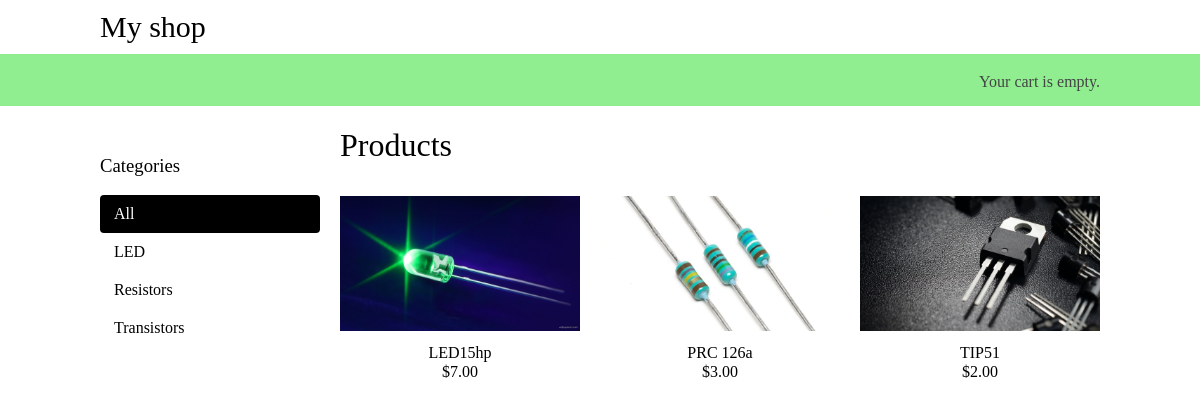
The page / on the database its author committed.
### shop/models.py (models this page shows, shortened)
class Category(models.Model):
    name = models.CharField(max_length=200, db_index=True)
    slug = models.SlugField(max_length=200, db_index=True, unique=True)
    def get_absolute_url(self):
        return reverse('shop:product_list_by_category',
                       args=[self.slug])
    class Meta:
        ordering = ('name',)
        verbose_name = 'Категория'
        verbose_name_plural = 'Категории'

class Product(models.Model):
    category = models.ForeignKey(Category, related_name='products', on_delete=models.CASCADE)
    name = models.CharField(max_length=200, db_index=True)
    slug = models.SlugField(max_length=200, db_index=True)
    image = models.ImageField(upload_to='products/%Y/%m/%d', blank=True)
    description = models.TextField(blank=True)
    price = models.DecimalField(max_digits=10, decimal_places=2)
    stock = models.PositiveIntegerField()
    available = models.BooleanField(default=True)
    created = models.DateTimeField(auto_now_add=True)
    updated = models.DateTimeField(auto_now=True)
    def get_absolute_url(self):
        return reverse('shop:product_detail',
                       args=[self.id, self.slug])
    class Meta:
        ordering = ('name',)
        index_together = (('id', 'slug'),)

### shop/views.py (the view)
# urls.py: path('', views.product_list, name='product_list'),
def product_list(request, category_slug=None):
    category = None
    categories = Category.objects.all()
    products = Product.objects.filter(available=True)
    if category_slug:
        category = get_object_or_404(Category, slug=category_slug)
        products = products.filter(category=category)
    return render(request,
                  'shop/product/list.html',
                  {'category': category,
                   'categories': categories,
                   'products': products})

### cart/cart.py (called while the page is built)
    def __len__(self):
        return sum(item['quantity'] for item in self.cart.values())

### cart/context_processors.py (called while the page is built)
def cart(request):
    return {'cart': Cart(request)}

### shop/templates/shop/product/list.html (shortened to what this page needs)
{% extends "shop/base.html" %}
{% load static %}
{% block content %}
    <div id="sidebar">
        <h3>Categories</h3>
        <ul>
            <li {% if not category %}class="selected"{% endif %}>
                <a href="{% url "shop:product_list" %}">All</a>
            </li>
            {% for c in categories %}
                <li {% if category.slug == c.slug %}class="selected"{% endif %}>
                    <a href="{{ c.get_absolute_url }}">{{ c.name }}</a>
                </li>
            {% endfor %}
        </ul>
    </div>
    <div id="main" class="product-list">
        <h1>{% if category %}{{ category.name }}{% else %}Products{% endif %}</h1>
        {% for product in products %}
            <div class="item">
                <a href="{{ product.get_absolute_url }}">
                    <img src="{% if product.image %}{{ product.image.url }}{% else %}{% static "img/no_image.png" %}{% endif %}">
                </a>
                <a href="{{ product.get_absolute_url }}">{{ product.name }}</a><br>
                ${{ product.price }}
            </div>
        {% endfor %}
    </div>
{% endblock %}

### shop/templates/shop/base.html (shortened to what this page needs)
{% load static %}
<!DOCTYPE html>
<html>
<head>
    <link href="{% static "css/base.css" %}" rel="stylesheet">
</head>
<body>
<div id="header">
    <a href="/" class="lb">My shop</a>
</div>
<div id="subheader">
    <div class="cart">
    {% with total_items=cart|length %}
        {% if cart|length > 0 %}
            Your cart:
            <a href="{% url "cart:cart_detail" %}">
                {{ total_items }} item{{ total_items|pluralize }},
                ${{ cart.get_total_price }}
            </a>
        {% else %}
            Your cart is empty.
        {% endif %}
    {% endwith %}
</div>
</div>
<div id="content">
    {% block content %}
    {% endblock %}
</div>
</body>
</html>

### shop/static/css/base.css (style rules this page uses)
body { margin:0; padding:0; font-family:bankgothic lt bt, bankgothic lt bt; background:#ffffff; }
h1, h2, h3, h4, h5 , h6 { font-family: 'bankgothic lt bt', bankgothic lt bt; font-weight:normal; }
.lb { font-family:bankgothic lt bt; font-size:30px; }
a { text-decoration:none; color:black; }
#header { padding:10px 100px; font-size:18px; overflow:auto; }
#subheader { background:lightgreen; color:#444; padding:15px 100px; overflow:auto; }
#subheader .cart { float:right; padding-top:4px; }
#content { padding:0 100px; overflow:hidden; }
#sidebar { width:220px; padding:30px 20px 0 0; float:left; }
#sidebar ul { margin:0; padding:0; }
#sidebar ul li { margin:0; list-style:none; padding:10px 14px; }
#sidebar ul li a { display:block; }
#sidebar ul li.selected { background:#000000; border-radius:4px; }
#sidebar ul li.selected a { color:#ffffff; }
#main { float:left; width: 96%; margin-right:-220px; overflow:hidden; }
.product-list .item { width:25%; padding:10px 20px 10px 0; float:left; text-align:center; line-height:1.2; }
.product-list .item img { width:100%; margin-bottom:8px; }

### rows shown on the page
Category: name "LED"
Category: name "Resistors"
Category: name "Transistors"
Product: image (picture), name "LED15hp", price "7.00"
Product: image (picture), name "PRC 126a", price "3.00"
Product: image (picture), name "TIP51", price "2.00"
